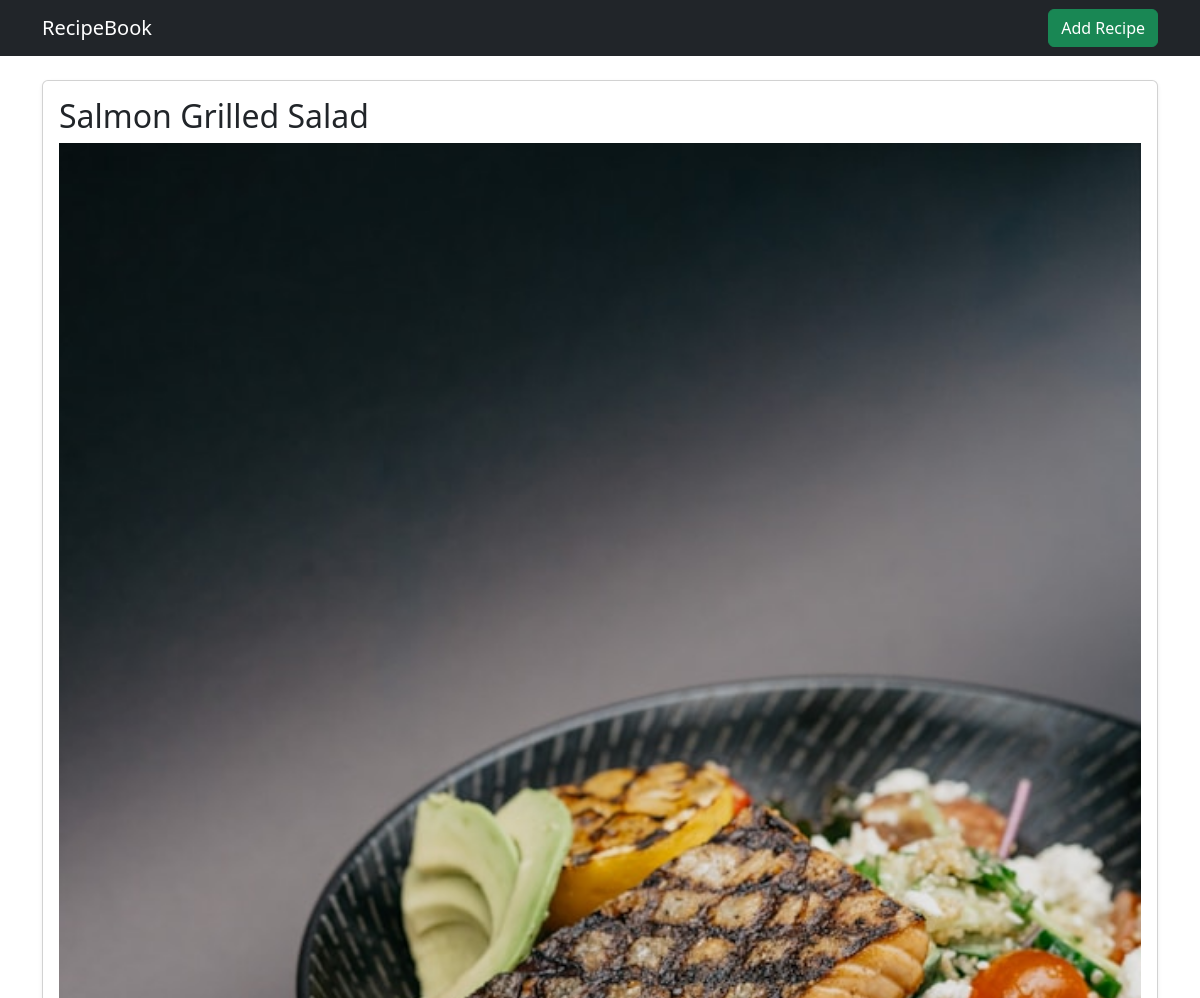
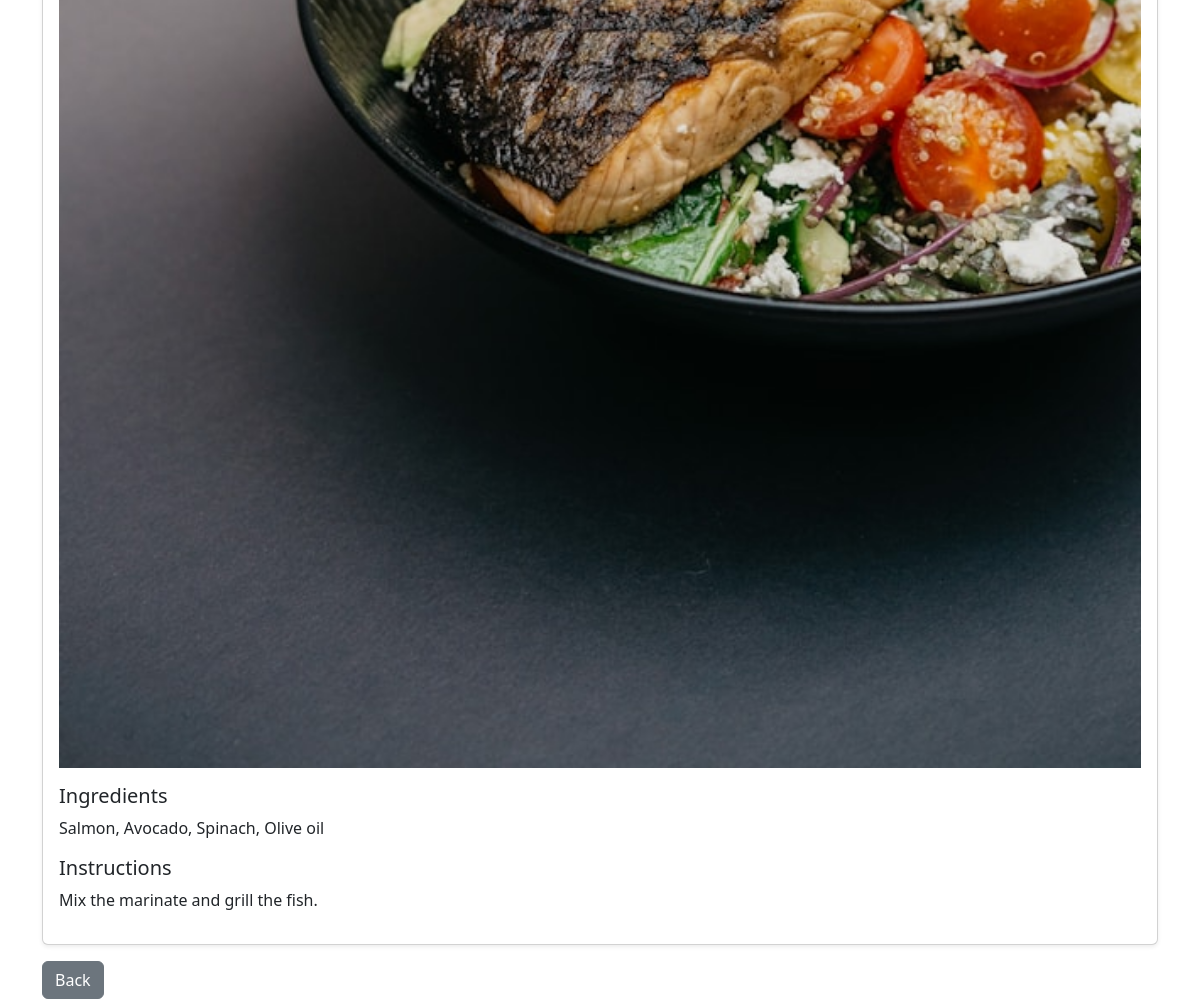
Page /recipe/3/ on the committed database (2 pictures, top to bottom).
### recipes/models.py (models this page shows, shortened)
class Recipe(models.Model):
    title = models.CharField(max_length=200)
    category = models.ForeignKey(Category, on_delete=models.CASCADE)
    ingredients = models.TextField()
    instructions = models.TextField()
    image = models.ImageField(upload_to='recipes/', blank=True, null=True)

### recipes/views.py (the view)
# urls.py: path('recipe/<int:pk>/', views.recipe_detail, name='detail'),
def recipe_detail(request, pk):
    recipe = get_object_or_404(Recipe, pk=pk)
    return render(request, 'recipes/detail.html', {'recipe': recipe})

### recipes/templates/recipes/detail.html
{% extends 'recipes/base.html' %}
{% block content %}
<div class="card shadow-sm p-3">
    <h2>{{ recipe.title }}</h2>
    {% if recipe.image %}
    <img src="{{ recipe.image.url }}" class="img-fluid mb-3">
    {% endif %}
    <h5>Ingredients</h5>
    <p>{{ recipe.ingredients }}</p>
    <h5>Instructions</h5>
    <p>{{ recipe.instructions }}</p>
</div>
<a href="/" class="btn btn-secondary mt-3">Back</a>
{% endblock %}

### rows in the picture
Recipe: title "Salmon Grilled Salad", image (picture), ingredients "Salmon, Avocado, Spinach, Olive oil", instructions "Mix the marinate and grill the fish."
